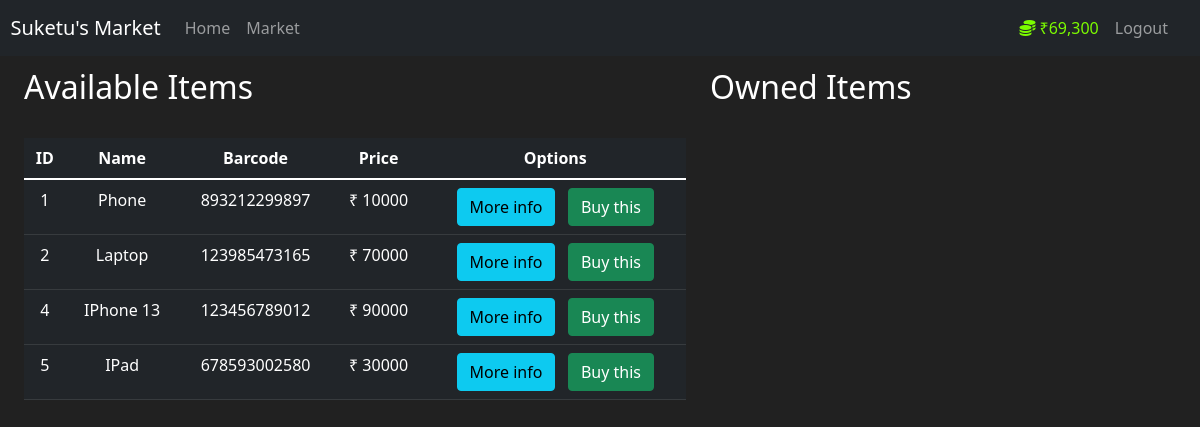
The app's page /market (signed in) with its own data.
### market/models.py (models this page shows, shortened)
class User(db.Model, UserMixin):
    id = db.Column(db.Integer(), primary_key = True)
    username = db.Column(db.String(length = 30), nullable = False, unique = True)
    email_address = db.Column(db.String(length = 50), nullable = False, unique = True)
    password_hash = db.Column(db.String(length=40), nullable = False)
    budget = db.Column(db.Integer(), nullable = False, default = 100000)
    items = db.relationship("Item", backref = "owned_user", lazy = True)
    @property
    def password(self):
        return self.password

class Item(db.Model):
    id = db.Column(db.Integer(), primary_key = True)
    name = db.Column(db.String(length = 30), nullable = False, unique = True)
    barcode = db.Column(db.String(length = 12))
    price = db.Column(db.Integer(), nullable = False)
    description = db.Column(db.String(length=100), nullable = False, unique = True)
    owner = db.Column(db.Integer(), db.ForeignKey("user.id"))

### market/routes.py (the view, shortened to what this page needs)
@app.route("/market", methods=["POST", "GET"])
@login_required
def market_page():
    purchase_form = PurchaseItemForm()
    selling_form = SellItemForm()
    if request.method == "GET":
        items = Item.query.filter_by(owner = None)
        owned_items = Item.query.filter_by(owner = current_user.id)
        return render_template(
            "market.html", items = items, purchase_form=purchase_form,
            owned_items=owned_items, selling_form = selling_form)

### market/models.py (called while the page is built)
@login_manager.user_loader
def load_user(user_id):
    return User.query.get(int(user_id))

### market/templates/market.html (shortened to what this page needs)
{% extends 'base.html' %}
{% block content %}
<div class="row" style="margin: 1%">
    <div class="col-7">
        <h2>Available Items</h2>
        <br>
        <table class="table table-hover table-dark">
            <thead style="text-align: center;">
                <tr>
                    <th scope="col">ID</th>
                    <th scope="col">Name</th>
                    <th scope="col">Barcode</th>
                    <th scope="col">Price</th>
                    <th scope="col">Options</th>
                </tr>
            </thead>
            <tbody style="text-align: center;">
                {% for item in items %}
                    <tr>
                        <td>{{ item.id }}</td>
                        <td>{{ item.name }}</td>
                        <td>{{ item.barcode }}</td>
                        <td> ₹ {{ item.price }}</td>
                        <td>
                            <button class="btn btn-outline btn-info" data-toggle="modal" data-target="#Modal-MoreInfo-{{ item.id }}">More info</button>
                            <button class="btn btn-outline btn-success" data-toggle="modal" data-target="#Modal-PurchaseConfirm-{{ item.id }}"> Buy this</button>
                        </td>
                    </tr>
                {% endfor %}
            </tbody>
        </table>
    </div>
    <div class="col-5">
        <h2>Owned Items</h2>
        <br>
</div>
{% endblock %}

### market/templates/base.html (shortened to what this page needs)
<!doctype html>
<html lang="en">
    <head>
        <link href="https://cdn.jsdelivr.net/npm/bootstrap@5.1.3/dist/css/bootstrap.min.css" rel="stylesheet">
    </head>
    <body>
        <nav class="navbar navbar-expand-md navbar-dark bg-dark">
            <a class="navbar-brand" href="#"> &nbsp; Suketu's Market</a>
            <div class="collapse navbar-collapse" id="navbarNav">
                <ul class="navbar-nav">
                    <li class="nav-item active">
                        <a class="nav-link" href="{{ url_for('home_page') }}">Home</a>
                    </li>
                    <li class="nav-item">
                        <a class="nav-link" href="{{ url_for('market_page') }}">Market</a>
                    </li>
                </ul>
            </div>
            <div class="collapse navbar-collapse justify-content-end" id="navbarNav" style="margin-right: 2%;">
                {% if current_user.is_authenticated %}
                    <ul class="navbar-nav">
                        <li class="social pull-right">
                            <a class="nav-link" style="color: lawngreen;">
                                <i class="fas fa-coins"></i>
                                {{ "₹{:,}".format(current_user.budget) }}
                            </a>
                        </li>
                        <li class="nav-item">
                            <a class="nav-link" href="{{ url_for('logout_page') }}">Logout</a>
                        </li>
                    </ul>
                {% endif %}
            </div>
        </nav>
        {% block content %}
        {% endblock %}
    </body>
</html>

### market/templates/base.html (style rules this page uses)
body { background-color: #212121; color: white }

### records on screen
User: budget "₹69,300"
Item: id "1", name "Phone", barcode "893212299897", price "10000"
Item: id "2", name "Laptop", barcode "123985473165", price "70000"
Item: id "4", name "IPhone 13", barcode "123456789012", price "90000"
Item: id "5", name "IPad", barcode "678593002580", price "30000"
